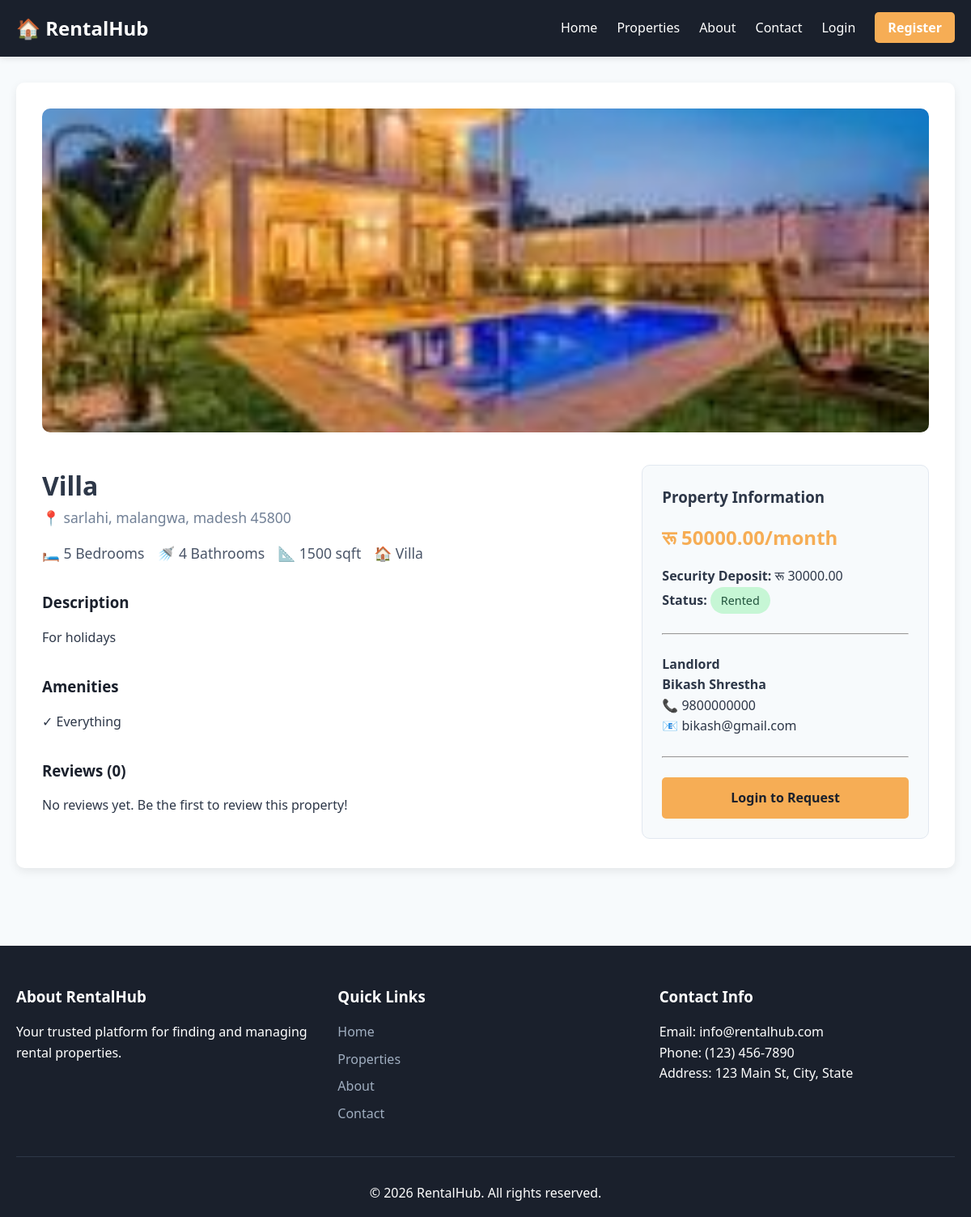
The page /property/4/ on the database its author committed.
### rental/models.py (models this page shows, shortened)
class Property(models.Model):
    PROPERTY_TYPE_CHOICES = (
        ('apartment', 'Apartment'),
        ('house', 'House'),
        ('studio', 'Studio'),
        ('condo', 'Condo'),
        ('villa', 'Villa'),
    )
    STATUS_CHOICES = (
        ('available', 'Available'),
        ('rented', 'Rented'),
        ('maintenance', 'Under Maintenance'),
    )
    landlord = models.ForeignKey(User, on_delete=models.CASCADE, related_name='properties')
    title = models.CharField(max_length=200)
    description = models.TextField()
    property_type = models.CharField(max_length=20, choices=PROPERTY_TYPE_CHOICES)
    address = models.CharField(max_length=300)
    city = models.CharField(max_length=100)
    state = models.CharField(max_length=100)
    zip_code = models.CharField(max_length=10)
    bedrooms = models.IntegerField(validators=[MinValueValidator(0)])
    bathrooms = models.IntegerField(validators=[MinValueValidator(0)])
    area_sqft = models.IntegerField(validators=[MinValueValidator(0)])
    rent_amount = models.DecimalField(max_digits=10, decimal_places=2)
    security_deposit = models.DecimalField(max_digits=10, decimal_places=2)
    amenities = models.TextField(help_text="Comma-separated amenities")
    status = models.CharField(max_length=20, choices=STATUS_CHOICES, default='available')
    image = models.ImageField(upload_to='properties/', blank=True, null=True)
    is_featured = models.BooleanField(default=False)
    created_at = models.DateTimeField(auto_now_add=True)
    updated_at = models.DateTimeField(auto_now=True)
    class Meta:
        verbose_name_plural = "Properties"
        ordering = ['-created_at']

class User(AbstractUser):
    USER_TYPE_CHOICES = (
        ('tenant', 'Tenant'),
        ('landlord', 'Landlord'),
        ('admin', 'Admin'),
    )
    user_type = models.CharField(max_length=10, choices=USER_TYPE_CHOICES, default='tenant')
    phone = models.CharField(max_length=15, blank=True, null=True)
    address = models.TextField(blank=True, null=True)
    profile_picture = models.ImageField(upload_to='profiles/', blank=True, null=True)
    is_approved = models.BooleanField(default=True)
    created_at = models.DateTimeField(auto_now_add=True)

### rental/views.py (the view)
# urls.py: path('property/<int:pk>/', views.property_detail, name='property_detail'),
def property_detail(request, pk):
    property_obj = get_object_or_404(Property, pk=pk)
    reviews = property_obj.reviews.all().order_by('-created_at')
    from django.db.models import Avg
    avg_rating = reviews.aggregate(Avg('rating'))['rating__avg'] or 0
    amenities_list = [amenity.strip() for amenity in property_obj.amenities.split(',') if amenity.strip()]
    context = {
        'property': property_obj,
        'reviews': reviews,
        'avg_rating': round(avg_rating, 1),
        'amenities_list': amenities_list,
    }
    return render(request, 'property_detail.html', context)

### rental/templates/property_detail.html (shortened to what this page needs)
{% extends 'base.html' %}
{% load static %}
{% load rental_filters %}
{% block content %}
<div class="container">
    <div class="property-detail">
        <div class="property-gallery">
            {% if property.image %}
                <img src="{{ property.image.url }}" alt="{{ property.title }}" class="main-image">
            {% else %}
                <img src="https://via.placeholder.com/1200x500?text=No+Image" alt="{{ property.title }}" class="main-image">
            {% endif %}
        </div>
        <div class="property-info">
            <div>
                <h1>{{ property.title }}</h1>
                <p class="property-location" style="font-size: 1.1rem; margin-bottom: 1rem;">📍 {{ property.address }}, {{ property.city }}, {{ property.state }} {{ property.zip_code }}</p>
                <div class="property-details" style="margin-bottom: 2rem;">
                    <span class="detail-item" style="font-size: 1.1rem;">🛏️ {{ property.bedrooms }} Bedrooms</span>
                    <span class="detail-item" style="font-size: 1.1rem;">🚿 {{ property.bathrooms }} Bathrooms</span>
                    <span class="detail-item" style="font-size: 1.1rem;">📐 {{ property.area_sqft }} sqft</span>
                    <span class="detail-item" style="font-size: 1.1rem;">🏠 {{ property.get_property_type_display }}</span>
                </div>
                <div class="info-section">
                    <h3>Description</h3>
                    <p>{{ property.description }}</p>
                </div>
                <div class="info-section">
                    <h3>Amenities</h3>
                    <div class="amenities-list">
                        {% for amenity in amenities_list %}
                            <div class="amenity-item">✓ {{ amenity }}</div>
                        {% endfor %}
                    </div>
                </div>
                <div class="info-section">
                    <h3>Reviews ({{ reviews.count }})</h3>
                    {% if reviews %}
                        <p><strong>Average Rating:</strong> ⭐ {{ avg_rating|floatformat:1 }}/5</p>
                        {% for review in reviews|slice:":5" %}
                            <div style="background-color: #f8f9fa; padding: 1rem; border-radius: 5px; margin-bottom: 1rem;">
                                <p><strong>{{ review.tenant.username }}</strong> - ⭐ {{ review.rating }}/5</p>
                                <p>{{ review.comment }}</p>
                                <small style="color: #7f8c8d;">{{ review.created_at|date:"M d, Y" }}</small>
                            </div>
                        {% endfor %}
                        {% if reviews.count > 5 %}
                            <p style="margin-top: 1rem;"><em>Showing 5 of {{ reviews.count }} reviews</em></p>
                        {% endif %}
                    {% else %}
                        <p>No reviews yet. Be the first to review this property!</p>
                    {% endif %}
                </div>
            </div>
            <div>
                <div class="landlord-card">
                    <h3>Property Information</h3>
                    <p class="property-price" style="margin: 1rem 0;">रू {{ property.rent_amount|floatformat:2 }}/month</p>
                    <p><strong>Security Deposit:</strong> रू {{ property.security_deposit|floatformat:2 }}</p>
                    <p><strong>Status:</strong> <span class="badge badge-success">{{ property.get_status_display }}</span></p>
                    <hr style="margin: 1.5rem 0;">
                    <h4>Landlord</h4>
                    <p><strong>{{ property.landlord.get_full_name|default:property.landlord.username }}</strong></p>
                    {% if property.landlord.phone %}
                        <p>📞 {{ property.landlord.phone }}</p>
                    {% endif %}
                    <p>📧 {{ property.landlord.email }}</p>
                    <hr style="margin: 1.5rem 0;">
                    {% if user.is_authenticated and user.user_type == 'tenant' and property.status == 'available' %}
                        <a href="{% url 'booking_request_property' property.id %}" class="btn btn-green" style="width: 100%; text-align: center;">Request to Rent</a>
                    {% elif not user.is_authenticated %}
                        <a href="{% url 'login' %}" class="btn btn-blue" style="width: 100%; text-align: center;">Login to Request</a>
                    {% elif property.status != 'available' %}
                        <p style="text-align: center; color: #e74c3c; font-weight: bold;">This property is currently unavailable</p>
                    {% endif %}
                </div>
            </div>
        </div>
    </div>
</div>
{% endblock %}

### rental/static/css/style.css (style rules this page uses)
* { margin: 0; padding: 0; box-sizing: border-box; }
body { font-family: 'Segoe UI', Tahoma, Geneva, Verdana, sans-serif; line-height: 1.6; color: #2d3748; background-color: #f7fafc; }
.container { max-width: 1200px; margin: 0 auto; padding: 0 20px; }
.btn { padding: 0.8rem 2rem; border: none; border-radius: 5px; cursor: pointer; text-decoration: none; display: inline-block; transition: all 0.3s; font-weight: 600; }
.btn-blue { background-color: #f6ad55; color: #1a202c; }
.property-location { color: #718096; margin-bottom: 1rem; display: flex; align-items: center; gap: 0.5rem; }
.property-details { display: flex; gap: 1rem; margin-bottom: 1rem; flex-wrap: wrap; }
.detail-item { display: flex; align-items: center; gap: 0.3rem; color: #4a5568; }
.property-price { font-size: 1.5rem; color: #f6ad55; font-weight: bold; margin-bottom: 1rem; }
.badge { display: inline-block; padding: 0.3rem 0.8rem; border-radius: 20px; font-size: 0.9rem; font-weight: 500; }
.badge-success { background-color: #c6f6d5; color: #22543d; }
.property-detail { background-color: white; padding: 2rem; border-radius: 10px; box-shadow: 0 4px 12px rgba(0,0,0,0.08); }
.property-gallery { margin-bottom: 2rem; }
.main-image { width: 100%; height: 400px; object-fit: cover; border-radius: 10px; }
.property-info { display: grid; grid-template-columns: 2fr 1fr; gap: 2rem; }
.info-section { margin-bottom: 2rem; }
.info-section h3 { color: #1a202c; margin-bottom: 1rem; }
.amenities-list { display: grid; grid-template-columns: repeat(2, 1fr); gap: 0.5rem; }
.amenity-item { display: flex; align-items: center; gap: 0.5rem; }
.landlord-card { background-color: #f7fafc; padding: 1.5rem; border-radius: 10px; border: 1px solid #e2e8f0; }

### rows shown on the page
Property: image (picture), title "Villa", address "sarlahi", city "malangwa", state "madesh", zip_code "45800", bedrooms "5", bathrooms "4", area_sqft "1500", property_type "Villa", description "For holidays", amenities_list "Everything", rent_amount "50000.00", security_deposit "30000.00", status "Rented", landlord.get_full_name "Bikash Shrestha", landlord.phone "9800000000", landlord.email "bikash@gmail.com"

### other values the page prints
{{ reviews.count }} "0"
